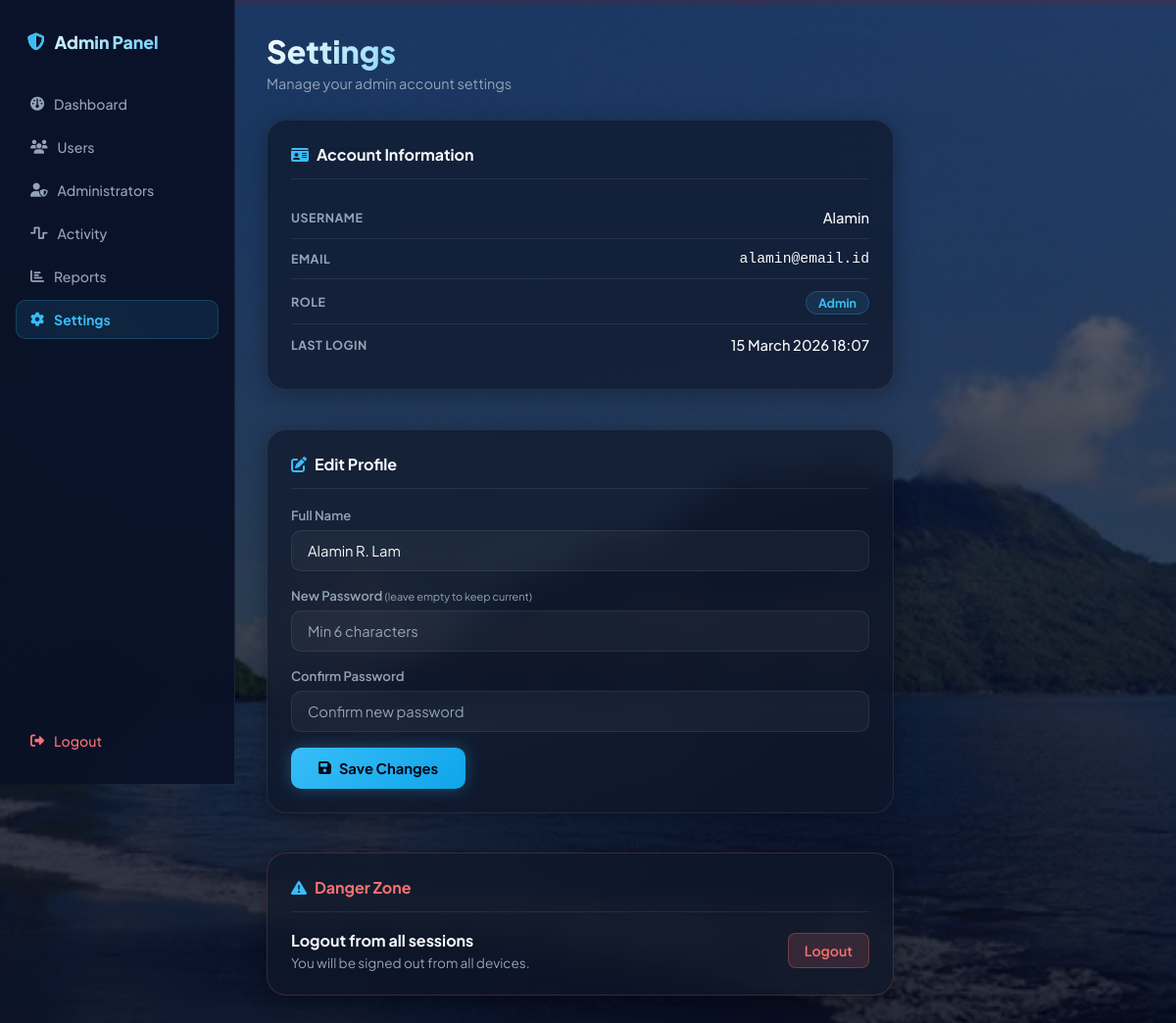
The app's page /admin/settings (signed in) with its own data.
### models.py (models this page shows, shortened)
class Admin(UserMixin, db.Model):
    __tablename__ = 'admins'
    id = db.Column(db.Integer, primary_key=True)
    username = db.Column(db.String(80), unique=True, nullable=False)
    email = db.Column(db.String(120), unique=True, nullable=False)
    password_hash = db.Column(db.String(200), nullable=False)
    full_name = db.Column(db.String(120))
    role = db.Column(db.String(50), default='admin')  # admin, super_admin
    _is_active = db.Column('is_active', db.Boolean, default=True)
    created_at = db.Column(db.DateTime, default=datetime.utcnow)
    last_login = db.Column(db.DateTime)
    @property
    def is_active(self):
        return self._is_active
    @is_active.setter
    def is_active(self, value):
        """Set is_active"""
        self._is_active = value

### admin.py (the view)
@admin_bp.route('/settings')
@admin_required
def settings():
    admin = Admin.query.get(current_user.id)
    return render_template('admin/settings.html', admin=admin)

### admin.py (called while the page is built)
def admin_required(f):
    @wraps(f)
    def decorated_function(*args, **kwargs):
        if not current_user.is_authenticated:
            flash('Silakan login terlebih dahulu', 'error')
            return redirect(url_for('admin.login'))
        if not isinstance(current_user, Admin):
            flash('Anda tidak memiliki akses ke halaman ini', 'error')
            return redirect(url_for('index'))
        return f(*args, **kwargs)
    return decorated_function

### app.py (called while the page is built)
@login_manager.user_loader
def load_user(user_id):
    from flask import session
    if session.get('is_admin') is True:
        return Admin.query.get(int(user_id))
    return User.query.get(int(user_id))

### templates/admin/settings.html (shortened to what this page needs)
{% extends 'base.html' %}
{% block content %}
<div class="admin-wrapper">
    <nav class="admin-sidebar">
        <div class="sidebar-brand"><i class="fas fa-shield-halved"></i><span>Admin Panel</span></div>
        <ul class="sidebar-menu">
            <li><a href="{{ url_for('admin.dashboard') }}"><i class="fas fa-gauge"></i> Dashboard</a></li>
            <li><a href="{{ url_for('admin.users') }}"><i class="fas fa-users"></i> Users</a></li>
            <li><a href="{{ url_for('admin.manage_admins') }}"><i class="fas fa-user-shield"></i> Administrators</a></li>
            <li><a href="{{ url_for('admin.activity') }}"><i class="fas fa-wave-square"></i> Activity</a></li>
            <li><a href="{{ url_for('admin.reports') }}"><i class="fas fa-chart-bar"></i> Reports</a></li>
            <li><a href="{{ url_for('admin.settings') }}" class="active"><i class="fas fa-gear"></i> Settings</a></li>
            <li class="sidebar-spacer"></li>
            <li><a href="{{ url_for('admin.logout') }}" class="logout-link"><i class="fas fa-right-from-bracket"></i> Logout</a></li>
        </ul>
    </nav>
    <div class="admin-main">
        <div class="page-header">
            <div>
                <h1 class="page-title">Settings</h1>
                <p class="page-sub">Manage your admin account settings</p>
            </div>
        </div>
        <div class="settings-columns">
            <div class="glass-card">
                <h2 class="section-title"><i class="fas fa-id-card"></i> Account Information</h2>
                <div class="info-list">
                    <div class="info-row">
                        <span class="info-label">Username</span>
                        <span class="info-value">{{ admin.username }}</span>
                    </div>
                    <div class="info-row">
                        <span class="info-label">Email</span>
                        <span class="info-value mono">{{ admin.email }}</span>
                    </div>
                    <div class="info-row">
                        <span class="info-label">Role</span>
                        <span>
                            {% if admin.role == 'super_admin' %}
                                <span class="role-badge super">Super Admin</span>
                            {% else %}
                                <span class="role-badge">Admin</span>
                            {% endif %}
                        </span>
                    </div>
                    <div class="info-row">
                        <span class="info-label">Last Login</span>
                        <span class="info-value ts">{{ admin.last_login.strftime('%d %B %Y %H:%M') if admin.last_login else 'Never' }}</span>
                    </div>
                </div>
            </div>
            <div class="glass-card">
                <h2 class="section-title"><i class="fas fa-pen-to-square"></i> Edit Profile</h2>
                <form method="POST" action="{{ url_for('admin.update_settings') }}" class="form-section">
                    <div class="form-group">
                        <label>Full Name</label>
                        <input type="text" name="full_name" value="{{ admin.full_name or '' }}" placeholder="Enter your full name">
                    </div>
                    <div class="form-group">
                        <label>New Password <small style="color:var(--text-muted);font-weight:400;">(leave empty to keep current)</small></label>
                        <input type="password" name="password" placeholder="Min 6 characters">
                    </div>
                    <div class="form-group">
                        <label>Confirm Password</label>
                        <input type="password" name="confirm_password" placeholder="Confirm new password">
                    </div>
                    <button type="submit" class="btn-save"><i class="fas fa-floppy-disk"></i> Save Changes</button>
                </form>
            </div>
            <div class="glass-card danger-card">
                <h2 class="section-title" style="color:#f87171;"><i class="fas fa-triangle-exclamation"></i> Danger Zone</h2>
                <div class="danger-item">
                    <div>
                        <p class="danger-title">Logout from all sessions</p>
                        <p class="danger-desc">You will be signed out from all devices.</p>
                    </div>
                    <a href="{{ url_for('admin.logout') }}" class="btn-danger-action">Logout</a>
                </div>
            </div>
        </div>
    </div>
</div>
{% endblock %}

### templates/base.html (style rules this page uses)
* { margin: 0; padding: 0; box-sizing: border-box; }
body { font-family: 'Plus Jakarta Sans', -apple-system, BlinkMacSystemFont, 'Segoe UI', Roboto, sans-serif; background: #f5f5f5; }

### templates/admin/settings.html (style rules this page uses)
.settings-columns { display: flex; flex-direction: column; gap: 20px; max-width: 640px; }
.info-list { display: flex; flex-direction: column; gap: 0; }
.info-row { display: flex; justify-content: space-between; align-items: center; padding: 12px 0; border-bottom: 1px solid var(--glass-border); }
.info-row:last-child { border-bottom: none; }
.info-label { font-size: 0.78rem; font-weight: 700; color: var(--text-muted); text-transform: uppercase; letter-spacing: 0.04em; }
.info-value { color: var(--text-main); font-size: 0.92rem; font-weight: 500; }
.role-badge { background: rgba(56,189,248,0.1); color: var(--accent); border: 1px solid rgba(56,189,248,0.25); padding: 3px 12px; border-radius: 50px; font-size: 0.78rem; font-weight: 700; }
.danger-card { border-color: rgba(248,113,113,0.2); }
.danger-item { display: flex; justify-content: space-between; align-items: center; gap: 16px; }
.danger-title { font-weight: 700; color: var(--text-main); margin-bottom: 4px; }
.danger-desc { font-size: 0.85rem; color: var(--text-muted); }
.btn-danger-action { background: rgba(248,113,113,0.15); color: #f87171; border: 1px solid rgba(248,113,113,0.3); padding: 8px 16px; border-radius: 8px; text-decoration: none; font-weight: 600; font-size: 0.88rem; white-space: nowrap; transition: all 0.2s; }

### records on screen
Admin: username "Alamin", email "alamin@email.id", last_login "15 March 2026 18:07", full_name "Alamin R. Lam"
